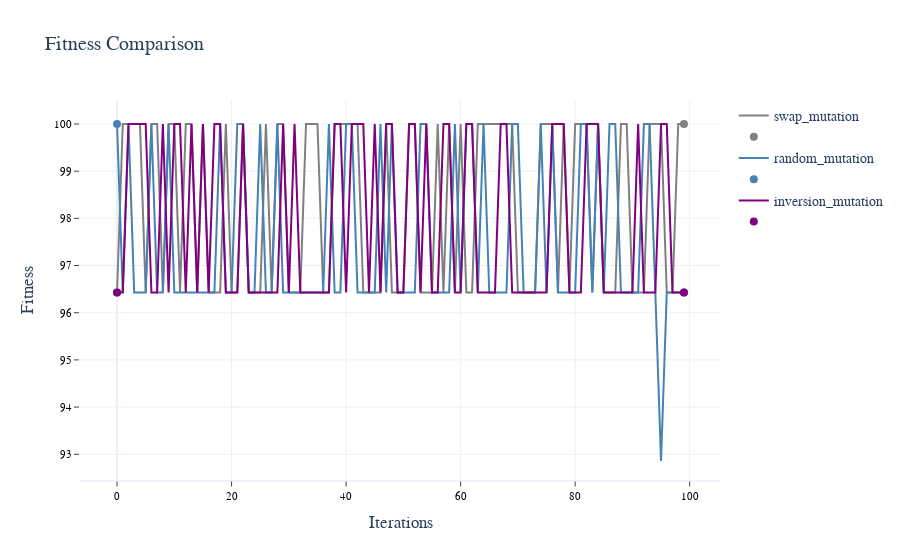
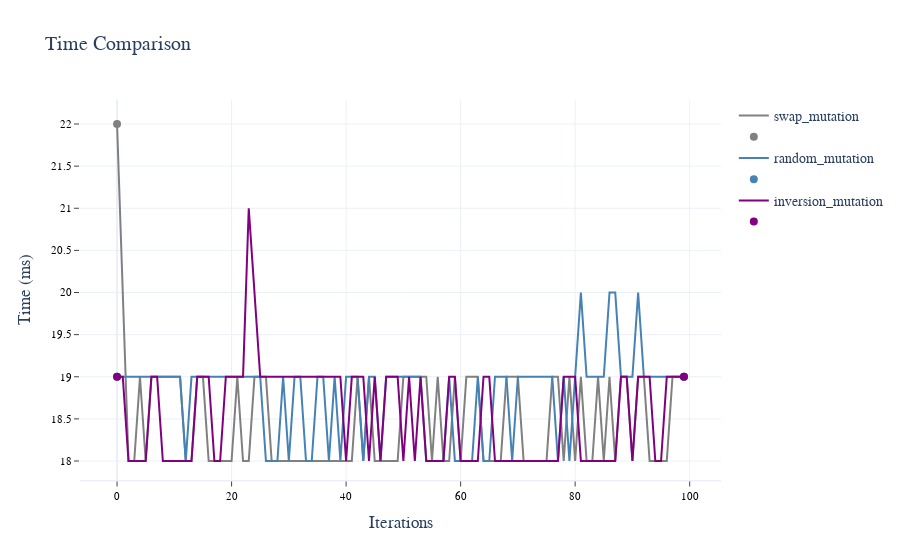

Here is the notebook cell these charts were saved with, in order:
### Markdown cell above
### __1.1 Mutation Operator__

### Code cell
# seed for reproducibility
np.random.seed(0)

# Define the range of values
#xo = ['single_cross', 'cycle_cross', 'pmx', 'arithmetic_cross']
#select = ['tournament_selection', 'stochastic_universal_sampling']
mutation = ['swap_mutation', 'random_mutation', 'inversion_mutation']
#population = [100, 250, 500, 1000]
#generations = [100, 250, 500]
#cross_percentage = np.arange(0.8, 0.95, 0.05)
#mut_percentage = np.arange(0.01, 0.06, 0.01)

param_list, df = best_operators_search('mut', mutation)

# Displaying average results of the 100 iterations
print('\033[1mAverage results:', end='\n')
df['const'] = 'const'
df_avg = df.groupby('const').mean().reset_index(drop=True).round(3)
display(df_avg)

# Getting best parameter by fitness & time
best_param_fit = df_avg[[col for col in df_avg.columns if col.startswith('Fit_')]].idxmax(axis=1)[0].replace('Fit_', '')
best_param_time = df_avg[[col for col in df_avg.columns if col.startswith('Time_')]].idxmin(axis=1)[0].replace('Time_', '')
print(f'\nBest Fitness: \033[1m{best_param_fit}\033[0m\n\nBest Time: \033[1m{best_param_time}\033[0m', end='\n\n')

# Setting the best parameter as new default value
replace_param = {'mut': best_param_fit}

# Plotting results
plot_values(data = df, colors = color_palette[:len(mutation)], layout=2, template='white', grid=True)

### Figure 1 — Plotly figure (JSON) as saved in the notebook; plotly's stock layout.template omitted (floating-point values rounded to 4 significant figures)
{"data": [{"line": {"color": "gray", "width": 2}, "name": "swap_mutation", "type": "scatter", "x": [0, 1, 2, 3, 4, 5, 6, 7, 8, 9, 10, 11, 12, 13, 14, 15, 16, 17, 18, 19, 20, 21, 22, 23, 24, 25, 26, 27, 28, 29, 30, 31, 32, 33, 34, 35, 36, 37, 38, 39, 40, 41, 42, 43, 44, 45, 46, 47, 48, 49, 50, 51, 52, 53, 54, 55, 56, 57, 58, 59, 60, 61, 62, 63, 64, 65, 66, 67, 68, 69, 70, 71, 72, 73, 74, 75, 76, 77, 78, 79, 80, 81, 82, 83, 84, 85, 86, 87, 88, 89, 90, 91, 92, 93, 94, 95, 96, 97, 98, 99], "y": [96.43, 100, 100, 100, 100, 96.43, 100, 100, 96.43, 100, 100, 96.43, 100, 100, 96.43, 100, 96.43, 96.43, 96.43, 100, 96.43, 96.43, 100, 96.43, 96.43, 96.43, 100, 96.43, 100, 100, 96.43, 96.43, 96.43, 100, 100, 100, 96.43, 96.43, 100, 100, 100, 100, 100, 96.43, 96.43, 96.43, 96.43, 100, 96.43, 96.43, 96.43, 100, 100, 96.43, 96.43, 96.43, 100, 96.43, 100, 96.43, 100, 96.43, 96.43, 100, 100, 100, 100, 100, 100, 100, 96.43, 96.43, 96.43, 96.43, 100, 100, 100, 96.43, 100, 96.43, 100, 100, 100, 96.43, 100, 96.43, 96.43, 96.43, 100, 100, 96.43, 96.43, 96.43, 100, 100, 100, 96.43, 96.43, 100, 100]}, {"marker": {"color": "gray", "size": 8}, "mode": "markers", "name": "", "type": "scatter", "x": [0, 99], "y": [96.43, 100]}, {"line": {"color": "steelblue", "width": 2}, "name": "random_mutation", "type": "scatter", "x": [0, 1, 2, 3, 4, 5, 6, 7, 8, 9, 10, 11, 12, 13, 14, 15, 16, 17, 18, 19, 20, 21, 22, 23, 24, 25, 26, 27, 28, 29, 30, 31, 32, 33, 34, 35, 36, 37, 38, 39, 40, 41, 42, 43, 44, 45, 46, 47, 48, 49, 50, 51, 52, 53, 54, 55, 56, 57, 58, 59, 60, 61, 62, 63, 64, 65, 66, 67, 68, 69, 70, 71, 72, 73, 74, 75, 76, 77, 78, 79, 80, 81, 82, 83, 84, 85, 86, 87, 88, 89, 90, 91, 92, 93, 94, 95, 96, 97, 98, 99], "y": [100, 96.43, 100, 96.43, 96.43, 96.43, 100, 96.43, 96.43, 100, 96.43, 96.43, 96.43, 96.43, 96.43, 96.43, 96.43, 96.43, 100, 96.43, 96.43, 100, 100, 96.43, 96.43, 100, 96.43, 96.43, 100, 96.43, 96.43, 96.43, 96.43, 96.43, 96.43, 96.43, 96.43, 100, 96.43, 96.43, 100, 100, 96.43, 96.43, 96.43, 96.43, 100, 96.43, 100, 96.43, 96.43, 96.43, 96.43, 100, 100, 96.43, 96.43, 96.43, 96.43, 100, 96.43, 100, 100, 96.43, 100, 96.43, 96.43, 96.43, 96.43, 100, 100, 96.43, 96.43, 96.43, 100, 96.43, 100, 96.43, 96.43, 96.43, 96.43, 100, 100, 96.43, 100, 96.43, 100, 100, 96.43, 96.43, 96.43, 96.43, 100, 100, 96.43, 92.86, 96.43, 96.43, 96.43, 96.43]}, {"marker": {"color": "steelblue", "size": 8}, "mode": "markers", "name": "", "type": "scatter", "x": [0, 99], "y": [100, 96.43]}, {"line": {"color": "purple", "width": 2}, "name": "inversion_mutation", "type": "scatter", "x": [0, 1, 2, 3, 4, 5, 6, 7, 8, 9, 10, 11, 12, 13, 14, 15, 16, 17, 18, 19, 20, 21, 22, 23, 24, 25, 26, 27, 28, 29, 30, 31, 32, 33, 34, 35, 36, 37, 38, 39, 40, 41, 42, 43, 44, 45, 46, 47, 48, 49, 50, 51, 52, 53, 54, 55, 56, 57, 58, 59, 60, 61, 62, 63, 64, 65, 66, 67, 68, 69, 70, 71, 72, 73, 74, 75, 76, 77, 78, 79, 80, 81, 82, 83, 84, 85, 86, 87, 88, 89, 90, 91, 92, 93, 94, 95, 96, 97, 98, 99], "y": [96.43, 96.43, 100, 100, 100, 100, 96.43, 96.43, 100, 96.43, 100, 100, 96.43, 100, 96.43, 100, 96.43, 100, 100, 96.43, 96.43, 96.43, 100, 96.43, 96.43, 96.43, 96.43, 96.43, 96.43, 100, 96.43, 100, 96.43, 96.43, 96.43, 96.43, 96.43, 96.43, 100, 100, 96.43, 100, 100, 100, 96.43, 100, 96.43, 100, 100, 96.43, 96.43, 100, 100, 96.43, 100, 96.43, 96.43, 100, 100, 96.43, 96.43, 100, 100, 96.43, 96.43, 96.43, 96.43, 100, 100, 96.43, 96.43, 96.43, 96.43, 96.43, 96.43, 96.43, 100, 100, 100, 96.43, 96.43, 96.43, 100, 100, 100, 96.43, 96.43, 96.43, 96.43, 96.43, 96.43, 100, 96.43, 96.43, 96.43, 100, 100, 96.43, 96.43, 96.43]}, {"marker": {"color": "purple", "size": 8}, "mode": "markers", "name": "", "type": "scatter", "x": [0, 99], "y": [96.43, 96.43]}], "layout": {"font": {"family": "Verdana", "size": 14}, "title": {"text": "Fitness Comparison"}, "xaxis": {"linewidth": 1.5, "showgrid": true, "showline": true, "showticklabels": true, "tickfont": {"color": "#000000", "family": "Verdana", "size": 11}, "ticks": "outside", "title": {"text": "Iterations"}}, "yaxis": {"showgrid": true, "showline": false, "showticklabels": true, "tickfont": {"color": "#000000", "family": "Verdana", "size": 11}, "ticks": "outside", "title": {"text": "Fitness"}, "zeroline": false}}}

### Figure 2 — Plotly figure (JSON) as saved in the notebook; plotly's stock layout.template omitted (floating-point values rounded to 4 significant figures)
{"data": [{"line": {"color": "gray", "width": 2}, "name": "swap_mutation", "type": "scatter", "x": [0, 1, 2, 3, 4, 5, 6, 7, 8, 9, 10, 11, 12, 13, 14, 15, 16, 17, 18, 19, 20, 21, 22, 23, 24, 25, 26, 27, 28, 29, 30, 31, 32, 33, 34, 35, 36, 37, 38, 39, 40, 41, 42, 43, 44, 45, 46, 47, 48, 49, 50, 51, 52, 53, 54, 55, 56, 57, 58, 59, 60, 61, 62, 63, 64, 65, 66, 67, 68, 69, 70, 71, 72, 73, 74, 75, 76, 77, 78, 79, 80, 81, 82, 83, 84, 85, 86, 87, 88, 89, 90, 91, 92, 93, 94, 95, 96, 97, 98, 99], "y": [22, 20, 18, 18, 19, 18, 19, 19, 19, 19, 19, 19, 18, 18, 19, 19, 18, 18, 18, 18, 18, 19, 18, 18, 19, 19, 19, 18, 18, 18, 18, 18, 18, 18, 18, 18, 18, 18, 18, 18, 18, 18, 19, 18, 19, 18, 18, 18, 18, 18, 19, 19, 19, 19, 19, 18, 19, 18, 18, 19, 18, 19, 19, 19, 18, 18, 18, 18, 19, 19, 19, 18, 18, 18, 18, 18, 19, 19, 18, 19, 18, 19, 18, 18, 19, 18, 19, 18, 19, 19, 18, 19, 19, 18, 18, 18, 18, 19, 19, 19]}, {"marker": {"color": "gray", "size": 8}, "mode": "markers", "name": "", "type": "scatter", "x": [0, 99], "y": [22, 19]}, {"line": {"color": "steelblue", "width": 2}, "name": "random_mutation", "type": "scatter", "x": [0, 1, 2, 3, 4, 5, 6, 7, 8, 9, 10, 11, 12, 13, 14, 15, 16, 17, 18, 19, 20, 21, 22, 23, 24, 25, 26, 27, 28, 29, 30, 31, 32, 33, 34, 35, 36, 37, 38, 39, 40, 41, 42, 43, 44, 45, 46, 47, 48, 49, 50, 51, 52, 53, 54, 55, 56, 57, 58, 59, 60, 61, 62, 63, 64, 65, 66, 67, 68, 69, 70, 71, 72, 73, 74, 75, 76, 77, 78, 79, 80, 81, 82, 83, 84, 85, 86, 87, 88, 89, 90, 91, 92, 93, 94, 95, 96, 97, 98, 99], "y": [19, 19, 19, 19, 19, 19, 19, 19, 19, 19, 19, 19, 18, 19, 19, 19, 19, 19, 19, 19, 19, 19, 19, 19, 19, 19, 18, 18, 18, 19, 18, 19, 19, 18, 18, 19, 19, 18, 19, 18, 19, 19, 19, 18, 19, 19, 18, 19, 19, 19, 19, 19, 19, 19, 18, 18, 18, 18, 19, 18, 18, 18, 18, 19, 18, 18, 19, 19, 19, 18, 19, 19, 19, 19, 19, 19, 19, 18, 19, 18, 19, 20, 19, 19, 19, 19, 20, 20, 19, 19, 19, 20, 19, 19, 19, 19, 19, 19, 19, 19]}, {"marker": {"color": "steelblue", "size": 8}, "mode": "markers", "name": "", "type": "scatter", "x": [0, 99], "y": [19, 19]}, {"line": {"color": "purple", "width": 2}, "name": "inversion_mutation", "type": "scatter", "x": [0, 1, 2, 3, 4, 5, 6, 7, 8, 9, 10, 11, 12, 13, 14, 15, 16, 17, 18, 19, 20, 21, 22, 23, 24, 25, 26, 27, 28, 29, 30, 31, 32, 33, 34, 35, 36, 37, 38, 39, 40, 41, 42, 43, 44, 45, 46, 47, 48, 49, 50, 51, 52, 53, 54, 55, 56, 57, 58, 59, 60, 61, 62, 63, 64, 65, 66, 67, 68, 69, 70, 71, 72, 73, 74, 75, 76, 77, 78, 79, 80, 81, 82, 83, 84, 85, 86, 87, 88, 89, 90, 91, 92, 93, 94, 95, 96, 97, 98, 99], "y": [19, 19, 18, 18, 18, 18, 19, 19, 18, 18, 18, 18, 18, 18, 19, 19, 19, 18, 18, 19, 19, 19, 19, 21, 20, 19, 19, 19, 19, 19, 19, 19, 19, 19, 19, 19, 19, 19, 19, 19, 18, 19, 19, 19, 18, 19, 18, 19, 19, 19, 18, 19, 18, 19, 18, 18, 18, 18, 19, 19, 18, 18, 18, 18, 19, 19, 18, 18, 18, 18, 18, 18, 18, 18, 18, 18, 18, 18, 19, 19, 19, 18, 18, 18, 18, 18, 18, 18, 19, 19, 18, 19, 19, 19, 18, 18, 19, 19, 19, 19]}, {"marker": {"color": "purple", "size": 8}, "mode": "markers", "name": "", "type": "scatter", "x": [0, 99], "y": [19, 19]}], "layout": {"font": {"family": "Verdana", "size": 14}, "title": {"text": "Time Comparison"}, "xaxis": {"linewidth": 1.5, "showgrid": true, "showline": true, "showticklabels": true, "tickfont": {"color": "#000000", "family": "Verdana", "size": 11}, "ticks": "outside", "title": {"text": "Iterations"}}, "yaxis": {"showgrid": true, "showline": false, "showticklabels": true, "tickfont": {"color": "#000000", "family": "Verdana", "size": 11}, "ticks": "outside", "title": {"text": "Time (ms)"}, "zeroline": false}}}
